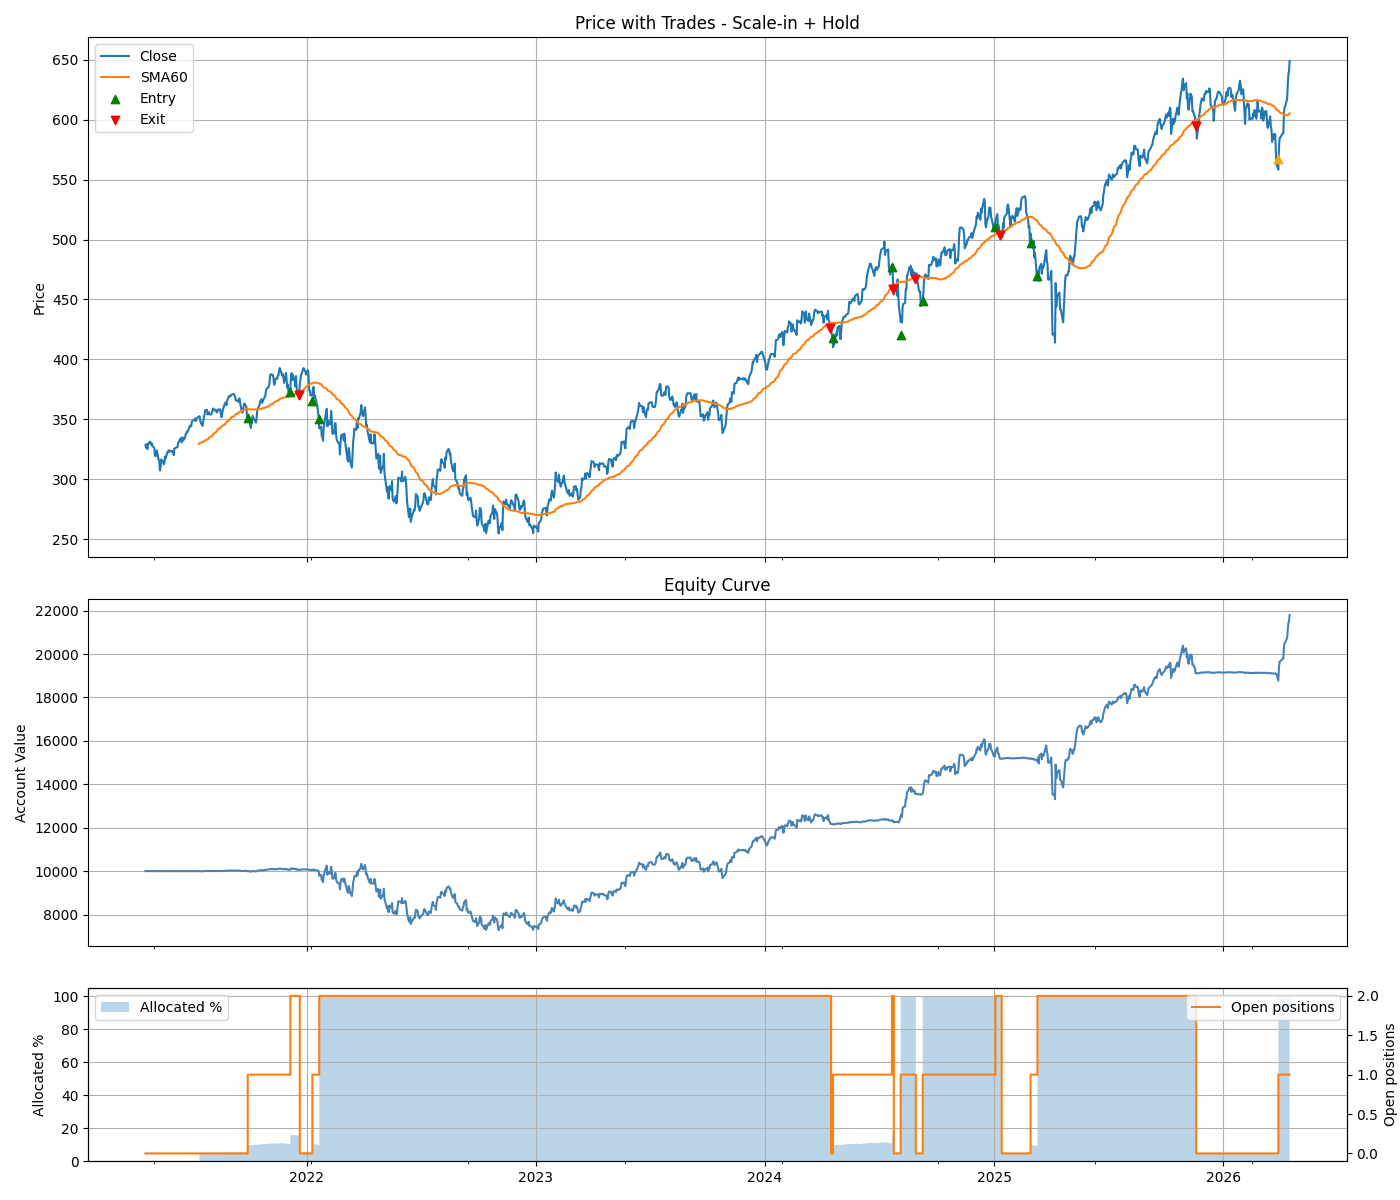

Here is the Python script that generated this plot:
"""
Backtest QQQ - Scale-in with Fixed Hold

Rules:
- Instrument: QQQ
- Data: daily last 5 years (yfinance)

Hold portion:
- `hold_pct` (default 0.5) fraction of initial capital is bought on the first bar after warmup
  and held permanently until end of backtest (never sold).

Dynamic portion:
- The remaining (1 - hold_pct) fraction of capital is allocated dynamically using the
  scale-in bin strategy: buy at drop thresholds from prior peak, exit when
  Close > sma_max_at_entry AND Close < current SMA_exit.

Exit (dynamic trades only):
- Track sma_running_max frozen at trade entry (sma_max_at_entry).
- Exit when Close > sma_max_at_entry AND Close < current SMA_exit (both required).

Parameters:
- hold_pct: fraction of equity permanently held (default 0.5)
- bin_size_pct, max_drop_pct, initial_alloc_pct: scale-in bin settings
- exit_sma_window: SMA window for exit signal
"""

import os
import math
import itertools
import pandas as pd
import numpy as np
import yfinance as yf
import matplotlib.pyplot as plt


def sma(series, window):
    return series.rolling(window).mean()


def max_drawdown(equity):
    roll_max = equity.cummax()
    drawdown = (equity - roll_max) / roll_max
    return drawdown.min()


def fetch_data(ticker='QQQ', period='5y'):
    df = yf.download(ticker, period=period, progress=False)
    df = df.dropna()
    if getattr(df.columns, 'nlevels', 1) > 1:
        df.columns = df.columns.droplevel(1)
    return df


def check_entry(close, peak, thresholds, cumul, allocated_cum_for_peak, eq, cash):
    """
    Returns (should_enter, invest_amount, desired_cum).
    invest_amount = cash amount to spend at next open.
    """
    if pd.isna(peak) or peak <= 0:
        return False, 0.0, allocated_cum_for_peak

    drop = (peak - close) / peak
    reached_idx = -1
    for idx, th in enumerate(thresholds):
        if drop >= th:
            reached_idx = idx
        else:
            break

    if reached_idx < 0:
        return False, 0.0, allocated_cum_for_peak

    desired_cum = cumul[reached_idx]
    incremental_needed = desired_cum - allocated_cum_for_peak
    if incremental_needed <= 1e-12 or cash <= 0:
        return False, 0.0, desired_cum

    invest_amount = min(incremental_needed * eq, cash)
    return True, invest_amount, desired_cum


def check_exit(close, sma_current, sma_max_at_entry, has_open_positions):
    """
    Returns True if exit conditions are met:
    - has_open_positions is True
    - close > sma_max_at_entry (above SMA high frozen at trade entry)
    - close < sma_current      (below current SMA)
    All conditions must be true simultaneously.
    """
    if not has_open_positions:
        return False
    if math.isnan(sma_current) or sma_max_at_entry == float('-inf'):
        return False
    return (close > sma_max_at_entry) and (close < sma_current)


def compute_stats(equity_series, initial_capital, closed_trades, df=None):
    """Returns dict of performance metrics."""
    trades_df = pd.DataFrame(closed_trades)

    total_return = equity_series.iloc[-1] / initial_capital - 1.0
    years = (equity_series.index[-1] - equity_series.index[0]).days / 365.25
    cagr = (equity_series.iloc[-1] / initial_capital) ** (1 / years) - 1 if years > 0 else np.nan

    if df is not None and years > 0:
        bh_return = float(df['Close'].iloc[-1]) / float(df['Close'].iloc[0])
        bh_cagr = bh_return ** (1 / years) - 1
    else:
        bh_cagr = np.nan
    yearly = equity_series.resample('YE').last()
    yearly_returns = yearly.pct_change().dropna()
    arith_mean_annual = yearly_returns.mean() if len(yearly_returns) > 0 else np.nan
    md = max_drawdown(equity_series)

    if len(trades_df) > 0 and 'pnl' in trades_df.columns:
        win_rate = len(trades_df[trades_df['pnl'] > 0]) / len(trades_df)
        avg_pnl = trades_df['pnl'].mean()
        trade_returns = (trades_df['exit_price'] - trades_df['entry_price']) / trades_df['entry_price']
        avg_trade_return = trade_returns.mean()
        max_trade_gain = trade_returns.max()
        max_trade_drop = trade_returns.min()
    else:
        win_rate = np.nan
        avg_pnl = np.nan
        avg_trade_return = np.nan
        max_trade_gain = np.nan
        max_trade_drop = np.nan

    return {
        'total_return': total_return,
        'cagr': cagr,
        'bh_cagr': bh_cagr,
        'arith_mean_annual': arith_mean_annual,
        'max_drawdown': md,
        'n_trades_closed': len(trades_df),
        'win_rate': win_rate,
        'avg_pnl': avg_pnl,
        'avg_trade_return': avg_trade_return,
        'max_trade_gain': max_trade_gain,
        'max_trade_drop': max_trade_drop,
        'trades_df': trades_df,
    }


def print_stats(stats, initial_capital, equity_series, hold_pct, out_paths):
    """Prints backtest summary to stdout."""
    print('Scale-in + Hold backtest summary:')
    print(f'Initial capital:          {initial_capital:,.2f}')
    print(f'Hold fraction:            {hold_pct:.0%}')
    print(f'Final equity:             {equity_series.iloc[-1]:,.2f}')
    print(f'Total return:             {stats["total_return"]:.2%}')
    print(f'CAGR:                     {stats["cagr"]:.2%}')
    print(f'CAGR buy & hold:          {stats["bh_cagr"]:.2%}' if not pd.isna(stats["bh_cagr"]) else 'CAGR buy & hold:          N/A')
    print(f'Arithmetic mean annual:   {stats["arith_mean_annual"]:.2%}' if not pd.isna(stats["arith_mean_annual"]) else 'Arithmetic mean annual:   N/A')
    print(f'Max drawdown:             {stats["max_drawdown"]:.2%}')
    print(f'Number of trades:         {stats["n_trades_closed"]}')
    print(f'Win rate:                 {stats["win_rate"]}')
    print(f'Average PnL per trade:    {stats["avg_pnl"]}')
    print(f'Average return per trade: {stats["avg_trade_return"]:.2%}' if not pd.isna(stats["avg_trade_return"]) else 'Average return per trade: N/A')
    print(f'Max gain per trade:       {stats["max_trade_gain"]:.2%}' if not pd.isna(stats["max_trade_gain"]) else 'Max gain per trade:       N/A')
    print(f'Max drop per trade:       {stats["max_trade_drop"]:.2%}' if not pd.isna(stats["max_trade_drop"]) else 'Max drop per trade:       N/A')
    print(f'Trades CSV:               {out_paths["trades_csv"]}')
    print(f'Plot:                     {out_paths["fig_path"]}')


def save_plots(df, equity_series, alloc_pct_list, num_pos_list, open_trades, stats, exit_sma_window, out_dir):
    """Saves all three subplots (price, equity, allocation) into one PNG. Returns fig path."""
    trades_df = stats['trades_df'].copy()
    if len(trades_df) > 0:
        trades_df['entry_date'] = pd.to_datetime(trades_df['entry_date'])
        trades_df['exit_date'] = pd.to_datetime(trades_df['exit_date'])

    equity_dates = equity_series.index
    alloc_series = pd.Series(alloc_pct_list, index=equity_dates)
    numpos_series = pd.Series(num_pos_list, index=equity_dates)

    fig, (ax_price, ax_equity, ax_alloc) = plt.subplots(
        3, 1, sharex=True, figsize=(14, 12),
        gridspec_kw={'height_ratios': [3, 2, 1]}
    )

    # --- price + trades ---
    df['Close'].plot(ax=ax_price, label='Close')
    df['SMA_exit'].plot(ax=ax_price, label=f'SMA{exit_sma_window}')
    if len(trades_df) > 0:
        ax_price.scatter(trades_df['entry_date'], trades_df['entry_price'], marker='^', color='green', label='Entry', zorder=5)
        ax_price.scatter(trades_df['exit_date'], trades_df['exit_price'], marker='v', color='red', label='Exit', zorder=5)
    for t in open_trades:
        ax_price.scatter(t['entry_date'], t['entry_price'], marker='^', color='orange', zorder=6)
    ax_price.set_title('Price with Trades - Scale-in + Hold')
    ax_price.set_ylabel('Price')
    ax_price.legend()
    ax_price.grid(True)

    # --- equity curve ---
    equity_series.plot(ax=ax_equity, color='steelblue')
    ax_equity.set_title('Equity Curve')
    ax_equity.set_ylabel('Account Value')
    ax_equity.grid(True)

    # --- allocation % + open positions ---
    ax_alloc.fill_between(alloc_series.index, alloc_series.values * 100, step='post', alpha=0.3, label='Allocated %')
    ax_alloc.set_ylabel('Allocated %')
    ax_alloc.set_ylim(0, 105)
    ax_alloc.grid(True)
    ax_alloc.legend(loc='upper left')
    ax_alloc2 = ax_alloc.twinx()
    ax_alloc2.step(numpos_series.index, numpos_series.values, where='post', color='tab:orange', label='Open positions')
    ax_alloc2.set_ylabel('Open positions')
    ax_alloc2.legend(loc='upper right')

    fig.tight_layout()
    out_fig = os.path.join(out_dir, 'backtest_scalein_hold.png')
    fig.savefig(out_fig)
    plt.close(fig)

    return out_fig


def build_bins(bin_size_pct, max_drop_pct, initial_alloc_pct):
    n_bins = int(max_drop_pct // bin_size_pct)
    if n_bins < 1:
        n_bins = 1
    thresholds = [bin_size_pct * k for k in range(1, n_bins + 1)]
    if n_bins == 1:
        cumul = [1.0]
    else:
        cumul = [initial_alloc_pct + k / (n_bins - 1) * (1.0 - initial_alloc_pct) for k in range(0, n_bins)]
    incr = []
    prev = 0.0
    for c in cumul:
        incr.append(c - prev)
        prev = c
    return thresholds, cumul, incr


def run_backtest_scalein_hold(ticker='QQQ', period='5y', initial_capital=10000.0,
                               hold_pct=0.5,
                               bin_size_pct=0.03, max_drop_pct=0.25, initial_alloc_pct=0.05,
                               exit_sma_window=5, verbose=True, df=None):
    out_dir = os.path.dirname(__file__)
    if df is None:
        df = fetch_data(ticker, period)
        df.index = pd.to_datetime(df.index)
        df = df[['Open', 'High', 'Low', 'Close', 'Volume']]
    if df.empty:
        raise ValueError('No data returned from fetch_data — check ticker/period.')
    df = df.copy()

    df['SMA_exit'] = sma(df['Close'], exit_sma_window)
    df['peak_prior'] = df['Close'].cummax().shift(1)

    thresholds, cumul, incr = build_bins(bin_size_pct, max_drop_pct, initial_alloc_pct)

    cash = float(initial_capital)
    hold_shares = 0.0       # permanently held, never sold
    open_trades = []
    closed_trades = []

    equity_list = []
    equity_dates = []
    alloc_pct_list = []
    num_pos_list = []

    current_peak = None
    allocated_cum_for_peak = 0.0
    sma_running_max = float('-inf')
    hold_bought = False

    for i in range(len(df)):
        date = df.index[i]
        close = float(df['Close'].iat[i])
        sma_exit_val = df['SMA_exit'].iat[i]
        sma_exit = float(sma_exit_val) if not pd.isna(sma_exit_val) else np.nan

        if not math.isnan(sma_exit):
            sma_running_max = max(sma_running_max, sma_exit)

        warmup_done = i >= exit_sma_window

        # buy hold position on the first bar after warmup
        if warmup_done and not hold_bought:
            if i + 1 < len(df):
                next_open = float(df['Open'].iat[i + 1])
                hold_amount = hold_pct * initial_capital
                hold_shares = hold_amount / next_open
                cash -= hold_shares * next_open
                hold_bought = True

        # compute equity (hold + dynamic positions + cash)
        hold_value = hold_shares * close
        dyn_value = sum(t['shares'] * close for t in open_trades)
        eq = cash + hold_value + dyn_value
        equity_list.append(eq)
        equity_dates.append(date)
        alloc_pct_list.append(((hold_value + dyn_value) / eq) if eq > 0 else 0.0)
        num_pos_list.append(len(open_trades))

        # check exits for dynamic trades only
        for t in open_trades[:]:
            held_days = i - t['entry_idx']
            if warmup_done and check_exit(close, sma_exit, t['sma_max_at_entry'], has_open_positions=len(open_trades) > 0):
                exit_price = close
                proceeds = t['shares'] * exit_price
                pnl = proceeds - t['shares'] * t['entry_price']
                cash += proceeds
                closed_trades.append({
                    'entry_date': t['entry_date'], 'entry_price': t['entry_price'],
                    'exit_date': date, 'exit_price': exit_price,
                    'shares': t['shares'], 'pnl': pnl, 'held_days': held_days,
                    'entry_peak': t.get('entry_peak', np.nan),
                })
                open_trades.remove(t)

        # check entry signal for dynamic portion
        peak = df['peak_prior'].iat[i]
        if pd.isna(peak):
            continue
        if current_peak is None or peak != current_peak:
            current_peak = peak
            allocated_cum_for_peak = 0.0

        should_enter, invest_amount, desired_cum = check_entry(
            close, peak, thresholds, cumul, allocated_cum_for_peak, eq, cash
        ) if warmup_done else (False, 0.0, allocated_cum_for_peak)
        allocated_cum_for_peak = desired_cum

        if should_enter:
            if i + 1 >= len(df):
                continue
            next_open = float(df['Open'].iat[i + 1])
            shares = invest_amount / next_open
            cash -= shares * next_open
            open_trades.append({
                'entry_idx': i + 1,
                'entry_date': df.index[i + 1],
                'entry_price': next_open,
                'shares': shares,
                'entry_peak': peak,
                'sma_max_at_entry': sma_running_max,
            })

    equity_series = pd.Series(equity_list, index=equity_dates)
    stats = compute_stats(equity_series, initial_capital, closed_trades, df=df)

    trades_csv = None
    fig_path = None
    if verbose:
        trades_csv = os.path.join(out_dir, 'trades_detail_scalein_hold.csv')
        stats['trades_df'].to_csv(trades_csv, index=False)
        fig_path = save_plots(df, equity_series, alloc_pct_list, num_pos_list, open_trades, stats, exit_sma_window, out_dir)
        out_paths = {'trades_csv': trades_csv, 'fig_path': fig_path}
        print_stats(stats, initial_capital, equity_series, hold_pct, out_paths)

    def _f(v):
        return round(float(v), 3) if not pd.isna(v) else None

    return {
        'initial_capital': float(initial_capital),
        'hold_pct': float(hold_pct),
        'final_equity': _f(equity_series.iloc[-1]),
        'total_return': _f(stats['total_return']),
        'cagr': _f(stats['cagr']),
        'bh_cagr': _f(stats['bh_cagr']),
        'arith_mean_annual': _f(stats['arith_mean_annual']),
        'max_drawdown': _f(stats['max_drawdown']),
        'n_trades_closed': int(stats['n_trades_closed']),
        'win_rate': _f(stats['win_rate']),
        'avg_trade_return': _f(stats['avg_trade_return']),
        'max_trade_gain': _f(stats['max_trade_gain']),
        'max_trade_drop': _f(stats['max_trade_drop']),
        'fig_path': fig_path,
        'trades_csv': trades_csv,
    }


def grid_search(ticker='QQQ', period='5y', initial_capital=10000.0,
                hold_pct_values=(0.01, 0.05, 0.1),
                bin_size_pct_values=(0.05, 0.07, 0.1, 0.12, 0.15),
                max_drop_pct_values=( 0.10, 0.15, 0.20, 0.30),
                initial_alloc_pct_values=(0.05, 0.10, 0.20, 0.30),
                exit_sma_window_values=(30, 50, 60, 75),
                maximize='cagr'):
    """
    Grid search over backtest parameters. Returns sorted DataFrame of results.
    maximize: 'cagr' | 'total_return' | 'win_rate'
    """
    combos = list(itertools.product(
        hold_pct_values,
        bin_size_pct_values,
        max_drop_pct_values,
        initial_alloc_pct_values,
        exit_sma_window_values,
    ))
    total = len(combos)
    print(f'Grid search: {total} combinations...')
    print('Downloading data once...')
    raw_df = fetch_data(ticker, period)
    raw_df.index = pd.to_datetime(raw_df.index)
    raw_df = raw_df[['Open', 'High', 'Low', 'Close', 'Volume']]
    if raw_df.empty:
        raise ValueError('No data returned — check ticker/period.')

    results = []
    for idx, (hold_pct, bin_size, max_drop, init_alloc, sma_win) in enumerate(combos, 1):
        if bin_size >= max_drop:
            continue
        try:
            res = run_backtest_scalein_hold(
                initial_capital=initial_capital,
                hold_pct=hold_pct,
                bin_size_pct=bin_size, max_drop_pct=max_drop,
                initial_alloc_pct=init_alloc, exit_sma_window=sma_win,
                verbose=False, df=raw_df,
            )
            results.append({
                'hold_pct': hold_pct,
                'bin_size_pct': bin_size,
                'max_drop_pct': max_drop,
                'initial_alloc_pct': init_alloc,
                'exit_sma_window': sma_win,
                'cagr': res['cagr'],
                'total_return': res['total_return'],
                'max_drawdown': res['max_drawdown'],
                'win_rate': res['win_rate'],
                'n_trades': res['n_trades_closed'],
                'avg_trade_return': res['avg_trade_return'],
            })
        except Exception as e:
            print(f'  [{idx}/{total}] ERROR {hold_pct},{bin_size},{max_drop},{init_alloc},{sma_win}: {e}')

        if idx % 50 == 0:
            print(f'  {idx}/{total} done...')

    results_df = pd.DataFrame(results).sort_values(maximize, ascending=False).reset_index(drop=True)

    print(f'\nTop 10 by {maximize}:')
    print(results_df.head(10).to_string(index=False))

    out_dir = os.path.dirname(__file__)
    csv_path = os.path.join(out_dir, 'grid_search_results.csv')
    results_df.to_csv(csv_path, index=False)
    print(f'\nFull results saved to: {csv_path}')

    best = results_df.iloc[0]
    print(f'\n--- Best parameters (by {maximize}) ---')
    print(f'  hold_pct={best["hold_pct"]}, bin_size_pct={best["bin_size_pct"]}, '
          f'max_drop_pct={best["max_drop_pct"]}, initial_alloc_pct={best["initial_alloc_pct"]}, '
          f'exit_sma_window={int(best["exit_sma_window"])}')
    print('Running full backtest with best parameters...\n')
    run_backtest_scalein_hold(
        initial_capital=initial_capital,
        hold_pct=best['hold_pct'],
        bin_size_pct=best['bin_size_pct'],
        max_drop_pct=best['max_drop_pct'],
        initial_alloc_pct=best['initial_alloc_pct'],
        exit_sma_window=int(best['exit_sma_window']),
        verbose=True, df=raw_df,
    )

    return results_df


if __name__ == '__main__':
    grid_search()
    #res = run_backtest_scalein_hold(initial_capital=10000.0, hold_pct=0.5, bin_size_pct=0.02, max_drop_pct=0.2, initial_alloc_pct=0.3, exit_sma_window=30)
    #print('\nRESULT:', res)
